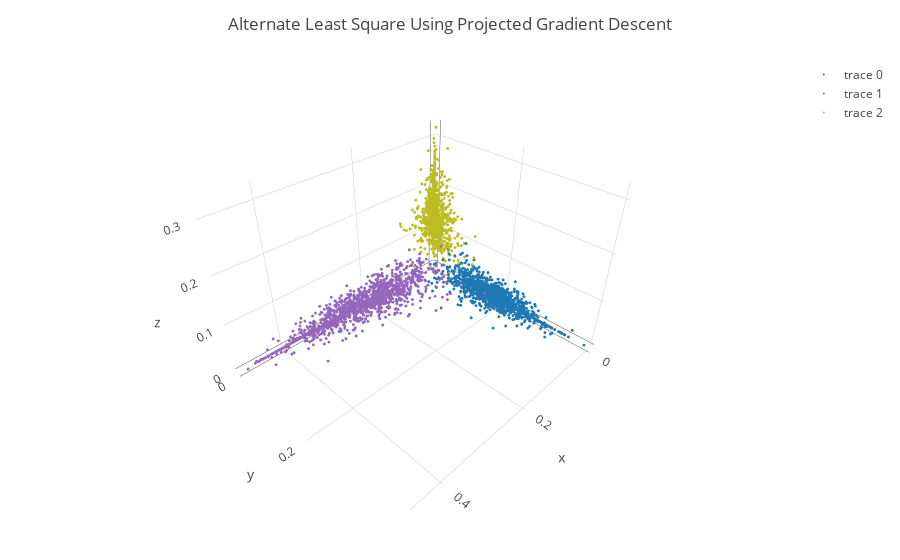

Notebook code for this chart:
### Code cell
p3 = plot_nnmf_results(res_alspgrad_svdar.H, class_label, "Alternate Least Square Using Projected Gradient Descent")

### Figure 1 — Plotly figure (JSON) as saved in the notebook; plotly's stock layout.template omitted (floating-point values rounded to 4 significant figures; data arrays with more than 128 entries replaced by an {"elided": "..."} marker saying what was removed)
{"data": [{"y": {"elided": "1460 float values"}, "type": "scatter3d", "z": {"elided": "1460 float values"}, "x": {"elided": "1460 float values"}, "mode": "markers", "marker": {"symbol": "dot", "size": 1, "color": "#1f77b4"}}, {"y": {"elided": "1398 float values"}, "type": "scatter3d", "z": {"elided": "1398 float values"}, "x": {"elided": "1398 float values"}, "mode": "markers", "marker": {"symbol": "dot", "size": 1, "color": "#9467bd"}}, {"y": {"elided": "1033 float values"}, "type": "scatter3d", "z": {"elided": "1033 float values"}, "x": {"elided": "1033 float values"}, "mode": "markers", "marker": {"symbol": "dot", "size": 1, "color": "#bcbd22"}}], "layout": {"title": "Alternate Least Square Using Projected Gradient Descent", "margin": {"r": 50, "l": 50, "b": 50, "t": 60}}}
